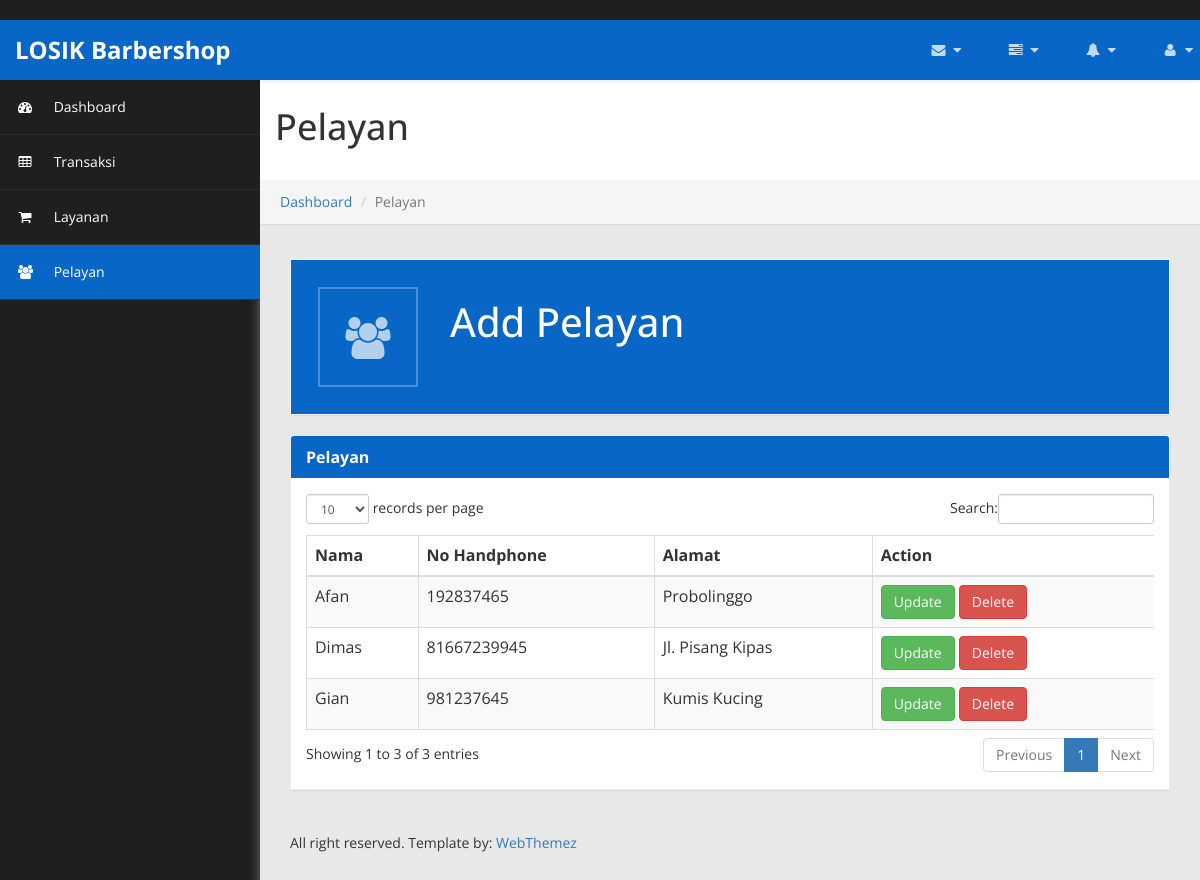
The page /index on the database as committed earlier.
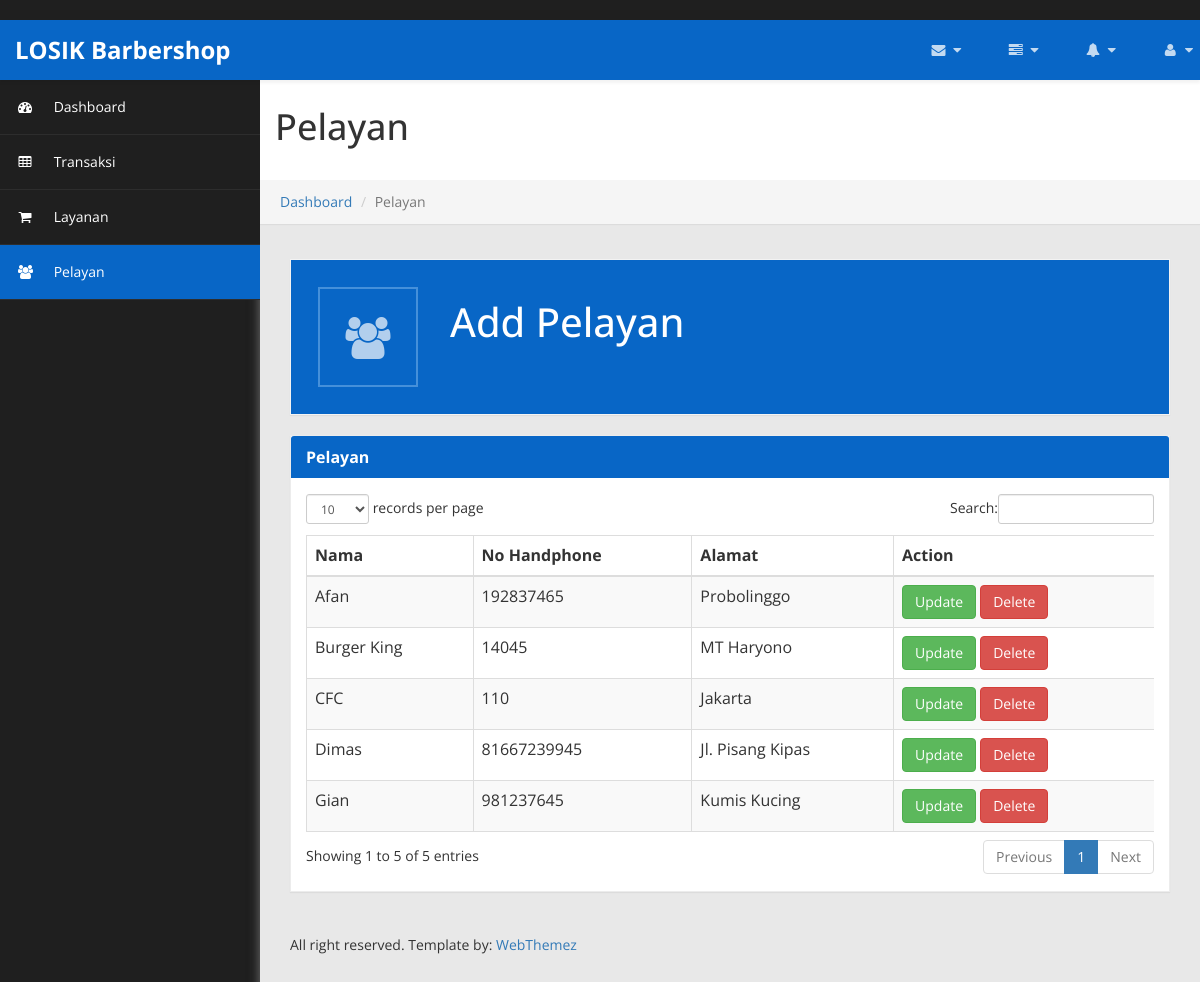
The same page on the database as committed later.
### app/models.py (models this page shows, shortened)
class pelayan(models.Model):
    idpelayan = models.AutoField(primary_key=True)
    namapelayan = models.CharField(max_length=50)
    notelp = models.IntegerField()
    alamat = models.CharField(max_length=50)

### app/views.py (the view)
# urls.py: path('index',views.pelayan,name='index'),
def pelayan (request):
    allpelayanobj = models.pelayan.objects.all()
    return render(request, 'tablepelayan.html',{
        "allpelayanobj" : allpelayanobj,
    })

### app/templates/tablepelayan.html (shortened to what the changed rows need)
﻿{% load static %}
<!DOCTYPE html>
<html xmlns="http://www.w3.org/1999/xhtml">
<head>
    <link href="{% static 'assets/css/bootstrap.css' %}" rel="stylesheet" />
    <link href="{% static 'assets/css/font-awesome.css' %}" rel="stylesheet" />
    <link href="{% static 'assets/css/custom-styles.css' %}" rel="stylesheet" />
    <link href="{% static 'assets/js/dataTables/dataTables.bootstrap.css' %}" rel="stylesheet" />
</head>
<body>
    <div id="wrapper">
        <div id="page-wrapper" >
		  <div class="header">
                        <h1 class="page-header">
                            Pelayan
                        </h1>
		</div>
            <div id="page-inner">
            <div class="row">
                <div class="col-md-12">
                    <div class="panel panel-default">
                        <div class="panel-body">
                            <div class="table-responsive">
                                <table class="table table-striped table-bordered table-hover" id="dataTables-example">
                                    <thead>
                                        <tr>
                                            <th>Nama</th>
                                            <th>No Handphone</th>
                                            <th>Alamat</th>
                                            <th>Action</th>
                                        </tr>
                                    </thead>
                                    <tbody>
                                        {%for item in allpelayanobj %}
                                        <tr>
                                            <td>{{ item.namapelayan }}</td>
                                            <td>{{ item.notelp }}</td>
                                            <td>{{ item.alamat }}</td>
                                            <td>
                                                <a class ="btn btn-success" href="{% url 'updatepelayan' item.idpelayan %}">Update</a>
                                                <a class ="btn btn-danger" href="{% url 'deletepelayan' item.idpelayan %}">Delete</a>
                                            </td>
                                        </tr>
                                        {% endfor %}
                                    </tbody>
                                </table>
                            </div>
                        </div>
                    </div>
                </div>
            </div>
    </div>
            </div>
</body>
</html>

Rows that differ between the two databases and show on the page:
added pelayan: namapelayan "Burger King", notelp "14045", alamat "MT Haryono"
added pelayan: namapelayan "CFC", notelp "110", alamat "Jakarta"
Other text that changed with them:
text written by a page script: "records per page Search: Showing 1 to 3 of 3 entries Previous 1 Next" → "records per page Search: Showing 1 to 5 of 5 entries Previous 1 Next"
